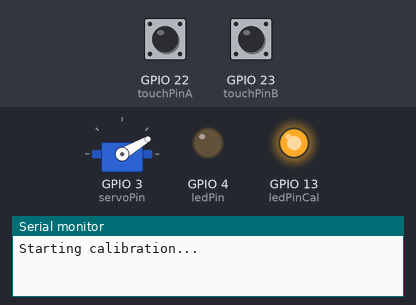
Recording of a sketch running on a simulated ESP32. On the bench: servo, output pins drawn as LEDs (lit = HIGH), the last lines printed to the serial monitor. The test bench sets the inputs (shaded band); at power-on: GPIO 22 (touchPinA) HIGH, GPIO 23 (touchPinB) HIGH.

Above: at 1.6 s.
At 3.6 s:
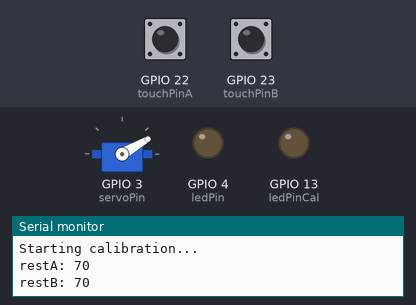
Timing chart, 0 to 5.1 s (numbered marks = the images above):
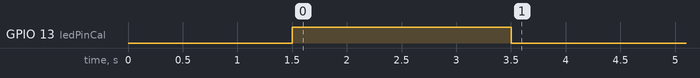

The sketch:

Dog_Alert_System.ino
```cpp
/*
 * Dog_Alert_System.ino
 *
 * Light some things up!
 *
 * Brown Dog Gadgets
 *
 * Pete Prodoehl <pete@2xlnetworks.com>
 *
 * 2017-04-30
 *
 */

#include <Servo.h>

int touchPinA = 22;
int touchPinB = 23;

int servoPin = 3;
int ledPin = 4;
int speakerPin = 9;

Servo servoFlag;

int servoStart = 30;
int servoEnd = 120;

int restA;
int restB;

int pinLevel = 200; // may need adjusting

int ledPinCal = 13;

int value1;

long time = 0;

int timePeriod = 2000;
int displace1 = 200;

int theStatus = 0;

int played = 0;

void setup() {
  Serial.begin(9600); // for debug
  delay(1500);
  pinMode(ledPinCal, OUTPUT);
  servoFlag.attach(servoPin);
  servoFlag.write(servoStart);
  calibrate();
}


void loop() {

  // check for touch
  int valA = (touchRead(touchPinA));

  if (valA > (restA + pinLevel)) {
    Serial.print("valA: ");
    Serial.println(valA);
    theStatus = 1;
  }

  // check for touch
  int valB = (touchRead(touchPinB));

  if (valB > (restB + pinLevel)) {
    Serial.print("valB: ");
    Serial.println(valB);
    theStatus = 0;
    played = 0;
  }


  if (theStatus == 0) {
    offLEDs();
  }

  if (theStatus == 1) {
    fadeLEDs();
    playSound();
  }


}


// run calibration at startup

int calibratePin (int thePin) {

  int calRun = 50;
  int calVal = 0;
  int calValFull = 0;
  int calResult = 0;

  for (int i = 0; i < calRun; i++) {
    calVal = (touchRead(thePin));
    calValFull = calValFull + calVal;
    delay(10);
  }

  calResult = calValFull / calRun;

  return calResult;

}


void calibrate () {

  digitalWrite(ledPinCal, HIGH);
  Serial.println("Starting calibration...");

  restA = calibratePin(touchPinA);
  Serial.print("restA: ");
  Serial.println(restA);

  restB = calibratePin(touchPinB);
  Serial.print("restB: ");
  Serial.println(restB);

  delay(1000);
  digitalWrite(ledPinCal, LOW);

}


void fadeLEDs() {

  servoFlag.write(servoEnd);
  time = millis();
  value1 = 128 + 127 * cos(2 * PI / timePeriod * (displace1 - time));
  analogWrite(ledPin, value1);

}


void offLEDs() {

  servoFlag.write(servoStart);
  analogWrite(ledPin, 0);

}


void playSound() {

  if (played <= 1) {
    tone(speakerPin, 523);
    delay(500);
    tone(speakerPin, 784);
    delay(1200);
    noTone(speakerPin);
    played++;
  }

}
```
